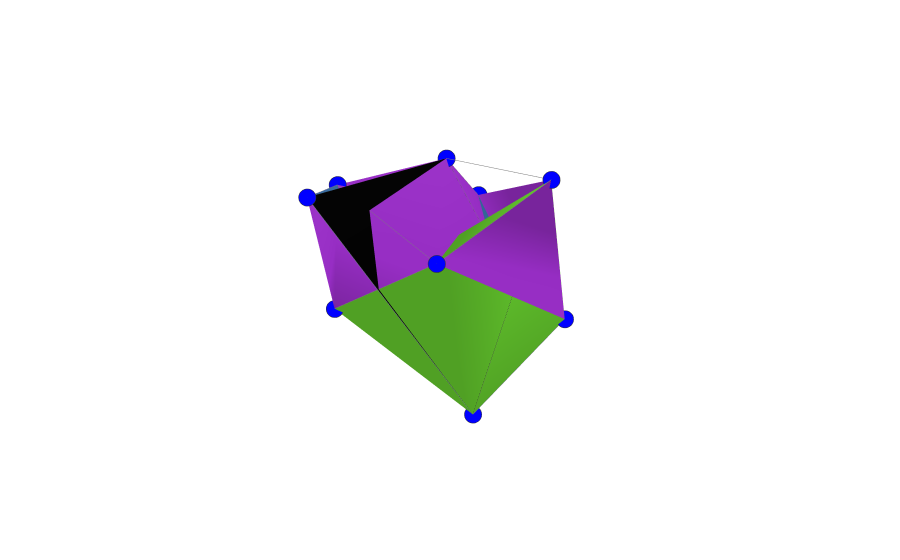

The code cell stored with this chart in its notebook:
### Code cell
pos = nx.random_layout(ng, dim=3)
# nx.draw(ng, pos, with_labels=True, font_weight='bold')
plot(pos, vertices, m, fitting)
